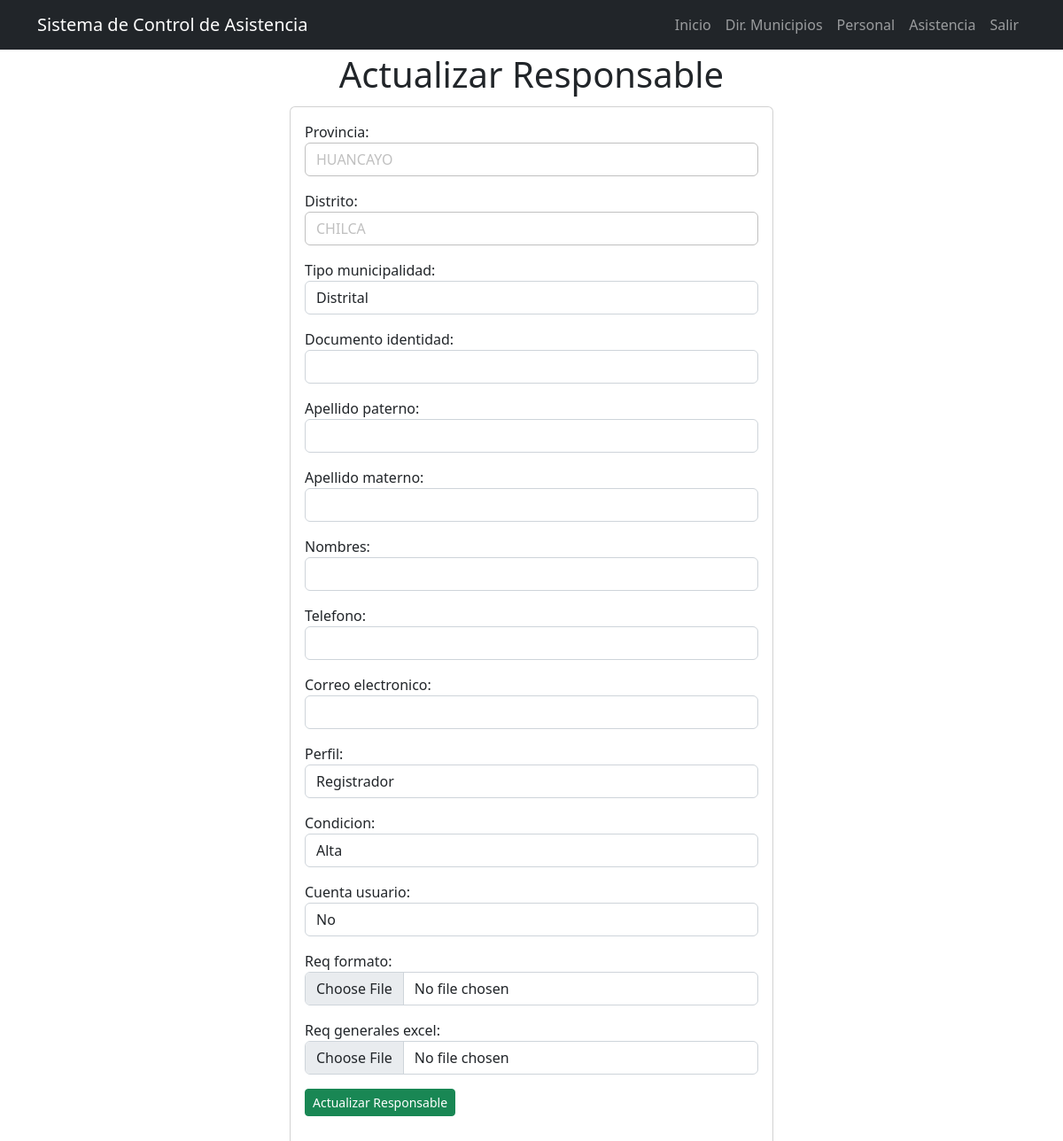
Page /filiacion/4/ (signed in) on the committed database.
### filiacion/models.py (models this page shows, shortened)
class Filiacion(models.Model):
    TIPO_MUNICIPALIDAD = [
                ('Provincial', 'Provincial'),
                ('Distrital', 'Distrital'),
            ]
    PERFIL = [
                ('Administrador', 'Administrador'),
                ('Registrador', 'Registrador'),
            ]
    CONDICION = [
                    ('Alta', 'Alta'),
                    ('Baja', 'Baja'),
                ]
    CUENTA_USUARIO = [
                    ('Si', 'Si'),
                    ('No', 'No'),
                    ('Espera respuesta MINSA', 'Espera respuesta MINSA'),
                ]
    provincia = models.CharField(max_length=100,null=True, blank=True)
    distrito = models.CharField(max_length=100,null=True, blank=True)
    tipo_municipalidad = models.CharField(choices=TIPO_MUNICIPALIDAD, max_length=100, null=True, blank=True)
    documento_identidad = models.CharField(max_length=100,null=True, blank=True)
    apellido_paterno = models.CharField(max_length=100,null=True, blank=True)
    apellido_materno = models.CharField(max_length=200,null=True, blank=True)
    nombres = models.CharField(max_length=200,null=True, blank=True)
    telefono = models.CharField(max_length=200,null=True, blank=True)
    correo_electronico = models.CharField(max_length=200,null=True, blank=True)
    perfil = models.CharField(choices=PERFIL,max_length=100,null=True, blank=True)
    condicion = models.CharField(choices=CONDICION,max_length=100,null=True, blank=True)
    cuenta_usuario = models.CharField(choices=CUENTA_USUARIO,max_length=100,null=True, blank=True)
    contraseña_usuario = models.CharField(max_length=100,null=True, blank=True)
    req_formato = models.FileField(upload_to="filiacion/formato/",null=True, blank=True)
    dateTimeOfUpload_req_formato = models.DateTimeField(auto_now = True,null=True, blank=True)
    req_generales_excel = models.FileField(upload_to="filiacion/excel/",null=True, blank=True)
    dateTimeOfUpload_generales_excel = models.DateTimeField(auto_now = True,null=True, blank=True)

### filiacion/views.py (the view, shortened to what this page needs)
# urls.py: path('filiacion/<int:filiacion_id>/', views.filiacion_detail, name='filiacion_detail'),
@login_required
def filiacion_detail(request, filiacion_id):
    if request.method == 'GET':
        filiacion = get_object_or_404(Filiacion, pk=filiacion_id)
        form = FiliacionForm(instance=filiacion)
        context = {
            'filiacion': filiacion,
            'form': form
        }
        return render(request, 'filiacion_detail.html', context)

### filiacion/templates/filiacion_detail.html (shortened to what this page needs)
{% extends 'base.html' %}
{% block content %}
<main class="container">
  <div class="row">
    <div class="col-md-6 offset-md-3 text-center py-1">
      <h1>Actualizar Responsable</h1>
    </div>
    <div class="col-md-6 offset-md-3">
      <section class="card card-body">
        <div class="row">
            <form method="POST" enctype="multipart/form-data">
                {{form.as_p}}
                <button class="btn btn-success btn-sm">
                  Actualizar Responsable
                </button>
            </form>
          </div>
      </section>
    </div>
  </div>
</main>
{% endblock %}

### rows in the picture
Filiacion: provincia "HUANCAYO", distrito "CHILCA", tipo_municipalidad "Distrital", perfil "Registrador", condicion "Alta", cuenta_usuario "No"
